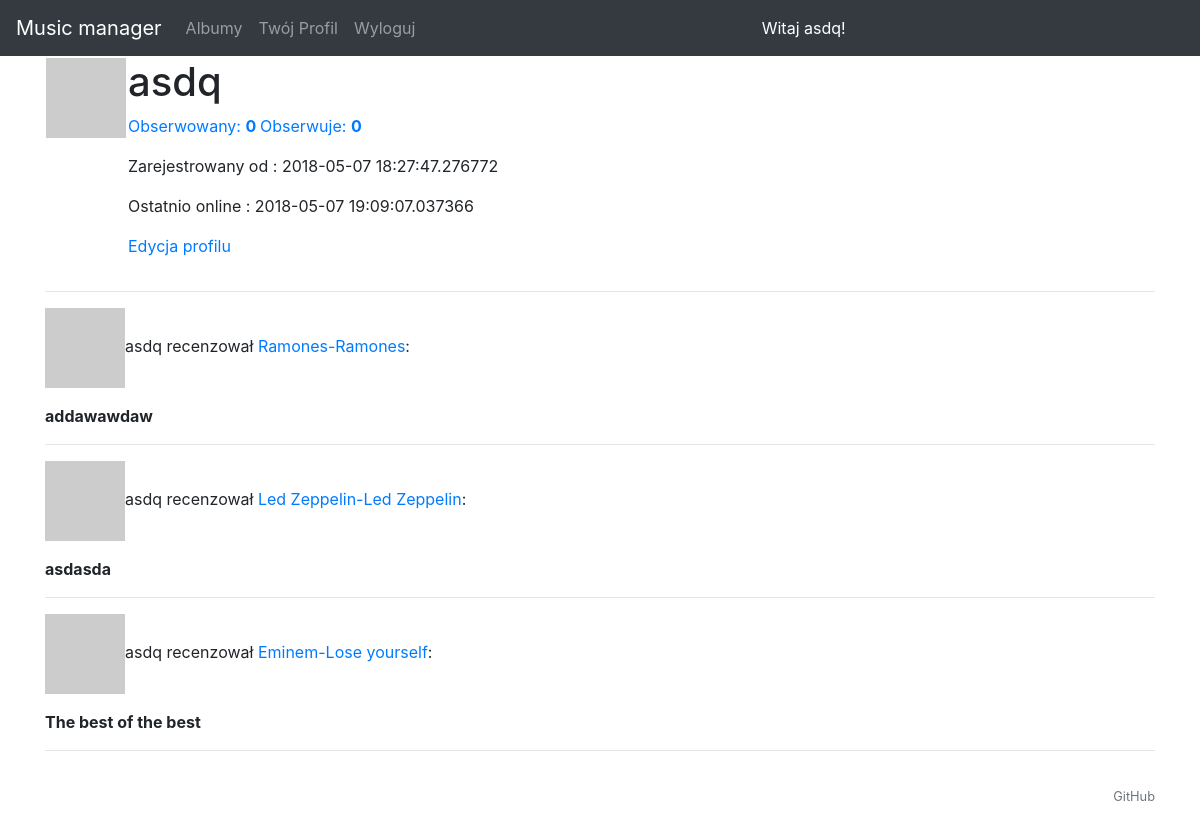
The app's page /user/asdq (signed in) with its own data.
### models.py (models this page shows, shortened)
class User(UserMixin, db.Model):
    __tablename__ = 'user'
    id = Column(Integer, autoincrement=True, primary_key=True)
    active = Column(Boolean, default=True)
    username = Column(String(200), unique=True)
    email = Column(String(200), unique=True)
    password = Column(String(200), default='')
    admin = Column(Boolean, default=False)
    poweruser = Column(Boolean, default=False)
    about_me = db.Column(db.String(140))
    register_in = db.Column(db.DateTime, default=datetime.now)
    last_seen = db.Column(db.DateTime, default=datetime.now)
    ratings = db.relationship('Rating', backref='user')
    reviews = db.relationship('Review', backref='user')
    lists = db.relationship('List', backref='user')
    followed = db.relationship(
        'User', secondary=followers,
        primaryjoin=(followers.c.follower_id == id),
        secondaryjoin=(followers.c.followed_id == id),
        backref=db.backref('followers', lazy='dynamic'), lazy='dynamic')
    def avatar(self, size):
        digest = md5(self.email.lower().encode('utf-8')).hexdigest()
        return 'https://www.gravatar.com/avatar/{}?d=identicon&s={}'.format(
            digest, size)
    def followed_review(self):
        followed = Review.query.join(
            followers, (followers.c.followed_id == Review.user_id)).filter(
                followers.c.follower_id == self.id)
        own = Review.query.filter_by(user_id=self.id)
        return followed.union(own).order_by(Review.timestamp.desc())

class Review(db.Model):
    __tablename__ = 'review'
    id = Column(Integer, autoincrement=True, primary_key=True)
    review = Column(String(255))
    user_id = Column(Integer, db.ForeignKey('user.id'), nullable=False)
    record_id = Column(Integer, db.ForeignKey('record.id'), nullable=False)
    ratings = db.relationship('Rating', backref='review')
    timestamp = db.Column(db.DateTime, index=True, default=datetime.utcnow)

class Record(db.Model):
    __tablename__ = 'record'
    id = Column(Integer, autoincrement=True, primary_key=True)
    title = Column(String(200), nullable=False)
    artist = Column(String(200), nullable=False)
    ratings = db.relationship('Rating', backref='record')
    reviews = db.relationship('Review', backref='record')

### views.py (the view)
@app.route('/user/<username>')
@login_required
def user(username):
    user = User.query.filter_by(username=username).first_or_404()
    reviews = current_user.followed_review().all()
    return render_template("user.html", reviews=reviews, user=user)

### views.py (called while the page is built)
@lm.user_loader
def load_user(id):
    return User.query.get(int(id))

@app.before_request
def before_request():
    if current_user.is_authenticated:
        current_user.last_seen = datetime.now()
        db.session.commit()

### templates/user.html (shortened to what this page needs)
{% extends "_base.html" %}
{% set page_id = 'Profil' %}
{% block content %}
    <table>
        <tr valign="top">
            <td><img src="{{ user.avatar(200) }}"></td>
            <td>
                <h1>{{ user.username }}</h1>
                <p><a href="{{ url_for('followers_list', username=user.username) }}">Obserwowany: <b>{{ user.followers.count() }}         </b></a>         <a href="{{ url_for('followed_list', username=user.username) }}">Obserwuje: <b>{{ user.followed.count() }}</b></a></p>
                {% if user.register_in %}<p>Zarejestrowany od : {{ user.register_in }}</p>{% endif %}
                {% if user.last_seen %}<p>Ostatnio online : {{ user.last_seen }}</p>{% endif %}
                {% if user == current_user %}
                <p><a href="{{ url_for('edit_profile') }}">Edycja profilu</a></p>
                {% elif not current_user.is_following(user) %}
                <p><a href="{{ url_for('follow', username=user.username) }}">Obserwuj</a></p>
                {% else %}
                <p><a href="{{ url_for('unfollow', username=user.username) }}">Przestań obserwować</a></p>
                {% endif %}
            </td>
        </tr>
    </table>
    <hr>
    {% for review in reviews %}
    <p>
    <img src="{{ user.avatar(36) }}">{{ user.username }} recenzował <a href="{{ url_for('get_record', id=review.record.id) }}">{{ review.record.artist}}-{{ review.record.title}}</a>: <p><b>{{ review.review }}</b></p>
    </p>
    <hr>
    {% endfor %}
{% endblock %}

### templates/_menu.html (shortened to what this page needs)
<nav class="navbar navbar-expand-md navbar-dark bg-dark">
    <a class="navbar-brand" href="/">Music manager</a>
    <div class="collapse navbar-collapse">
        <ul class="navbar-nav mr-auto">
            <li class="nav-item{% if page_id == 'records' %} active{% endif %}">
                <a class="nav-link" href="{{ url_for('get_records') }}">Albumy</a>
            </li>
            {% if session['username'] %}
              <li class="nav-item{% if page_id == 'user' %} active{% endif %}">
                  <a class="nav-link" href="{{ url_for('user', username=session.username) }}">Twój Profil</a>
              <li class="nav-item{% if page_id == 'logout' %} active{% endif %}">
                  <a class="nav-link" href="/logout">Wyloguj</a>
              </li>
            {% endif %}
        </ul>
    </div>
    {% if session['username'] %}
    <div style="color:white; " class="collapse navbar-collapse">
        Witaj {{session.username}}!
    </div>
    {% endif %}
</nav>

### records on screen
User: username "asdq", register_in "2018-05-07 18:27:47.276772", last_seen "2018-05-07 19:09:07.037366"
Review: record.artist "Ramones", record "Ramones", review "addawawdaw"
Review: record.artist "Led Zeppelin", record "Led Zeppelin", review "asdasda"
Review: record.artist "Eminem", record "Lose yourself", review "The best of the best"

### other values on screen
{{ user.followers.count() }} "0"
{{ user.followed.count() }} "0"
